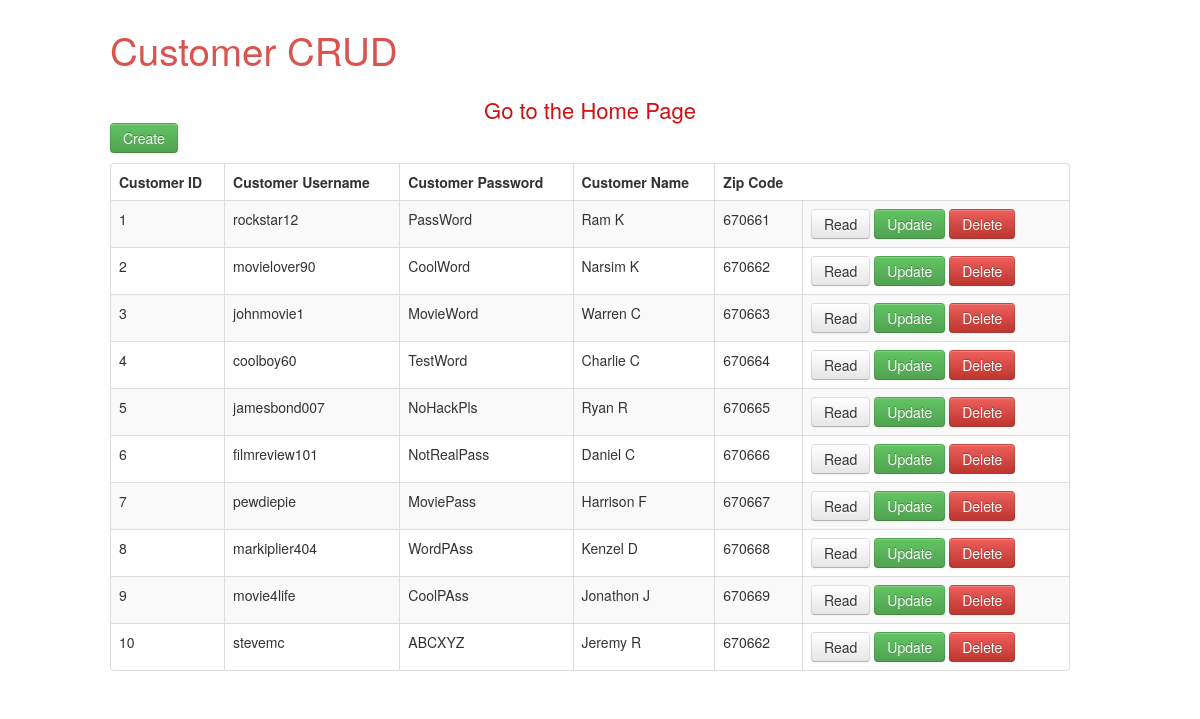
/customercrud/crud.php (signed in), run on the app's committed database.
### tables this page shows
CREATE TABLE IF NOT EXISTS `customer` (
  `mem_id` varchar(5) NOT NULL,
  `username` varchar(15) NOT NULL,
  `password` varchar(60) NOT NULL,
  `name` varchar(20) NOT NULL,
  `zip_code` int(6) NOT NULL,
  `email` varchar(20) NOT NULL
);

### customercrud/crud.php (the view, shortened to what this page needs)
<?php
if (isset($_SESSION['employee'])){
?>
<body>
    <div class="container">
    		<div class="row"><br>
    			<h1  style="color:#d9534f; font-weight:200">Customer CRUD</h1><br>
				<center><a href="../index.php"  style="font-size:22px; font-weight:400; color:#D11111">Go to the Home Page</a></center>
    		</div>
			<div class="row">
				<p>
					<a href="create.php" class="btn btn-success">Create</a>
				</p>
				<table class="table table-striped table-bordered">
		              <thead>
		                <tr>
		                  <th>Customer ID</th>
		                  <th>Customer Username</th>
		                  <th>Customer Password</th>
		                  <th>Customer Name</th>
		                  <th>Zip Code</th>
		                </tr>
		              </thead>
		              <tbody>
		              <?php
					   $pdo = Database::connect();
					   $sql = 'SELECT * FROM customer ORDER BY mem_id ASC';
	 				   foreach ($pdo->query($sql) as $row) {
						   		echo '<tr>';
						   		echo '<td>'. $row['mem_id'] . '</td>';
							   	echo '<td>'. $row['username'] . '</td>';
							   	echo '<td>'. $row['password'] . '</td>';
							   	echo '<td>'. $row['name'] . '</td>';
							   	echo '<td>'. $row['zip_code'] . '</td>';
							   	echo '<td width=250>';
							   	echo '<a class="btn" href="../customercrud/read.php?mem_id='.$row['mem_id'].'">Read</a>';
							   	echo '<a class="btn btn-success" href="../customercrud/update.php?mem_id='.$row['mem_id'].'">Update</a>';
							   	echo '<a class="btn btn-danger" href="../customercrud/delete.php?mem_id='.$row['mem_id'].'">Delete</a>';
							   	echo '</td>';
							   	echo '</tr>';
					   }
					  ?>
				      </tbody>
	            </table>
    	</div>
    </div>
  </body>
</html>
<?php
}
?>

### data on the page
customer: mem_id "1", username "rockstar12", password "PassWord", name "Ram K", zip_code "670661"
customer: mem_id "2", username "movielover90", password "CoolWord", name "Narsim K", zip_code "670662"
customer: mem_id "3", username "johnmovie1", password "MovieWord", name "Warren C", zip_code "670663"
customer: mem_id "4", username "coolboy60", password "TestWord", name "Charlie C", zip_code "670664"
customer: mem_id "5", username "jamesbond007", password "NoHackPls", name "Ryan R", zip_code "670665"
customer: mem_id "6", username "filmreview101", password "NotRealPass", name "Daniel C", zip_code "670666"
customer: mem_id "7", username "pewdiepie", password "MoviePass", name "Harrison F", zip_code "670667"
customer: mem_id "8", username "markiplier404", password "WordPAss", name "Kenzel D", zip_code "670668"
customer: mem_id "9", username "movie4life", password "CoolPAss", name "Jonathon J", zip_code "670669"
customer: mem_id "10", username "stevemc", password "ABCXYZ", name "Jeremy R", zip_code "670662"
